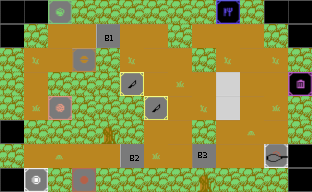

This game map was drawn from its Tiled (.tmx) file and the tilesets committed beside it. A one-line description and the full map source follow:
An orthogonal 13x8 tile map with 24x24 px tiles, 1 tile layer (Tile Layer 1).

<map version="1.4" tiledversion="1.4.3" orientation="orthogonal" renderorder="right-down" width="13" height="8" tilewidth="24" tileheight="24" infinite="0" nextlayerid="2" nextobjectid="1">
 <tileset firstgid="1" source="BurgerMayhem.tsx" />
 <layer id="1" name="Tile Layer 1" width="13" height="8">
  <data encoding="csv">
1,1,166,136,136,136,136,136,136,199,136,1,1,
1,136,4,4,134,4,4,136,4,4,4,136,1,
136,70,4,67,136,70,4,4,136,70,4,70,136,
136,4,136,136,136,298,4,37,4,331,4,4,232,
136,37,100,136,136,136,298,4,70,331,4,37,136,
1,136,136,136,169,136,4,4,136,4,103,4,136,
136,4,103,4,4,167,37,4,200,4,4,265,1,
1,34,136,133,136,136,136,136,235,136,136,136,1
</data>
 </layer>
</map>